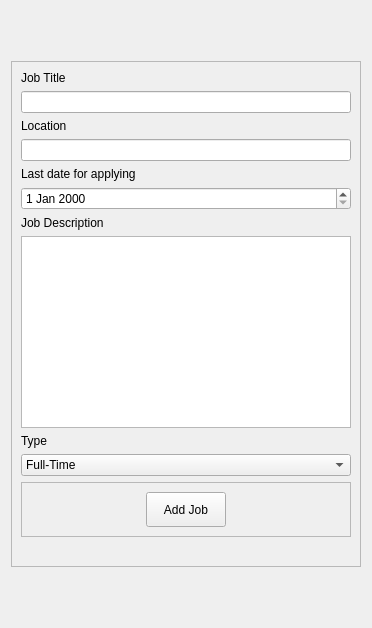
      <widget class="QWidget" name="addNewJobs">
       <property name="styleSheet">
        <string notr="true">QLabel {
	font: 11pt &quot;Lucida Sans&quot;;
}</string>
       </property>
       <layout class="QVBoxLayout" name="verticalLayout_3">
        <item>
         <spacer name="verticalSpacer">
          <property name="orientation">
           <enum>Qt::Vertical</enum>
          </property>
          <property name="sizeType">
           <enum>QSizePolicy::Maximum</enum>
          </property>
          <property name="sizeHint" stdset="0">
           <size>
            <width>20</width>
            <height>50</height>
           </size>
          </property>
         </spacer>
        </item>
        <item>
         <widget class="QFrame" name="pageFrame">
          <property name="minimumSize">
           <size>
            <width>350</width>
            <height>350</height>
           </size>
          </property>
          <property name="frameShape">
           <enum>QFrame::StyledPanel</enum>
          </property>
          <property name="frameShadow">
           <enum>QFrame::Raised</enum>
          </property>
          <layout class="QGridLayout" name="gridLayout">
           <item row="10" column="0">
            <widget class="QComboBox" name="jobType">
             <item>
              <property name="text">
               <string>Full-Time</string>
              </property>
             </item>
             <item>
              <property name="text">
               <string>Part-Time</string>
              </property>
             </item>
             <item>
              <property name="text">
               <string>Internship</string>
              </property>
             </item>
            </widget>
           </item>
           <item row="8" column="0">
            <widget class="QTextEdit" name="jobDescription"/>
           </item>
           <item row="11" column="0">
            <widget class="QFrame" name="ButtonFrame">
             <property name="frameShape">
              <enum>QFrame::StyledPanel</enum>
             </property>
             <property name="frameShadow">
              <enum>QFrame::Raised</enum>
             </property>
             <layout class="QHBoxLayout" name="horizontalLayout">
              <item>
               <spacer name="horizontalSpacer">
                <property name="orientation">
                 <enum>Qt::Horizontal</enum>
                </property>
                <property name="sizeHint" stdset="0">
                 <size>
                  <width>40</width>
                  <height>20</height>
                 </size>
                </property>
               </spacer>
              </item>
              <item>
               <widget class="QPushButton" name="AddJobButton">
                <property name="minimumSize">
                 <size>
                  <width>70</width>
                  <height>35</height>
                 </size>
                </property>
                <property name="styleSheet">
                 <string notr="true"/>
                </property>
                <property name="text">
                 <string>Add Job</string>
                </property>
               </widget>
              </item>
              <item>
               <spacer name="horizontalSpacer_2">
                <property name="orientation">
                 <enum>Qt::Horizontal</enum>
                </property>
                <property name="sizeHint" stdset="0">
                 <size>
                  <width>40</width>
                  <height>20</height>
                 </size>
                </property>
               </spacer>
              </item>
             </layout>
            </widget>
           </item>
           <item row="12" column="0">
            <widget class="QLabel" name="label_5">
             <property name="text">
              <string/>
             </property>
            </widget>
           </item>
           <item row="1" column="0">
            <widget class="QLineEdit" name="jobTitle"/>
           </item>
           <item row="9" column="0">
            <widget class="QLabel" name="label_4">
             <property name="text">
              <string>Type</string>
             </property>
            </widget>
           </item>
           <item row="6" column="0">
            <widget class="QLabel" name="label_3">
             <property name="text">
              <string>Job Description</string>
             </property>
            </widget>
           </item>
           <item row="3" column="0">
            <widget class="QLineEdit" name="jobLocation"/>
           </item>
           <item row="4" column="0">
            <widget class="QLabel" name="label_13">
             <property name="text">
              <string>Last date for applying</string>
             </property>
            </widget>
           </item>
           <item row="2" column="0">
            <widget class="QLabel" name="label_2">
             <property name="text">
              <string>Location</string>
             </property>
            </widget>
           </item>
           <item row="0" column="0">
            <widget class="QLabel" name="label">
             <property name="text">
              <string>Job Title</string>
             </property>
            </widget>
           </item>
           <item row="5" column="0">
            <widget class="QDateEdit" name="dateEdit"/>
           </item>
          </layout>
         </widget>
        </item>
        <item>
         <spacer name="verticalSpacer_2">
          <property name="orientation">
           <enum>Qt::Vertical</enum>
          </property>
          <property name="sizeType">
           <enum>QSizePolicy::Maximum</enum>
          </property>
          <property name="sizeHint" stdset="0">
           <size>
            <width>20</width>
            <height>50</height>
           </size>
          </property>
         </spacer>
        </item>
       </layout>
      </widget>
